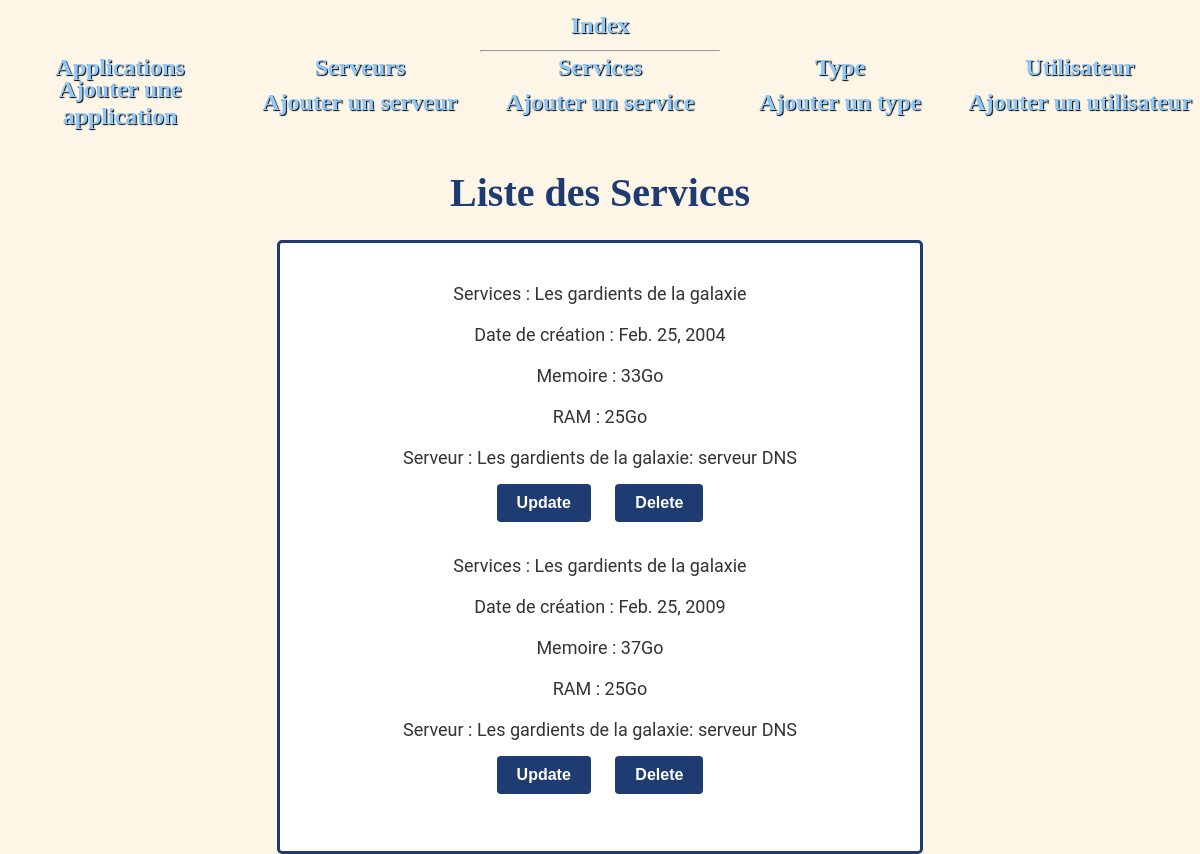
/adminsite/services/, run on an earlier commit of the app's database.
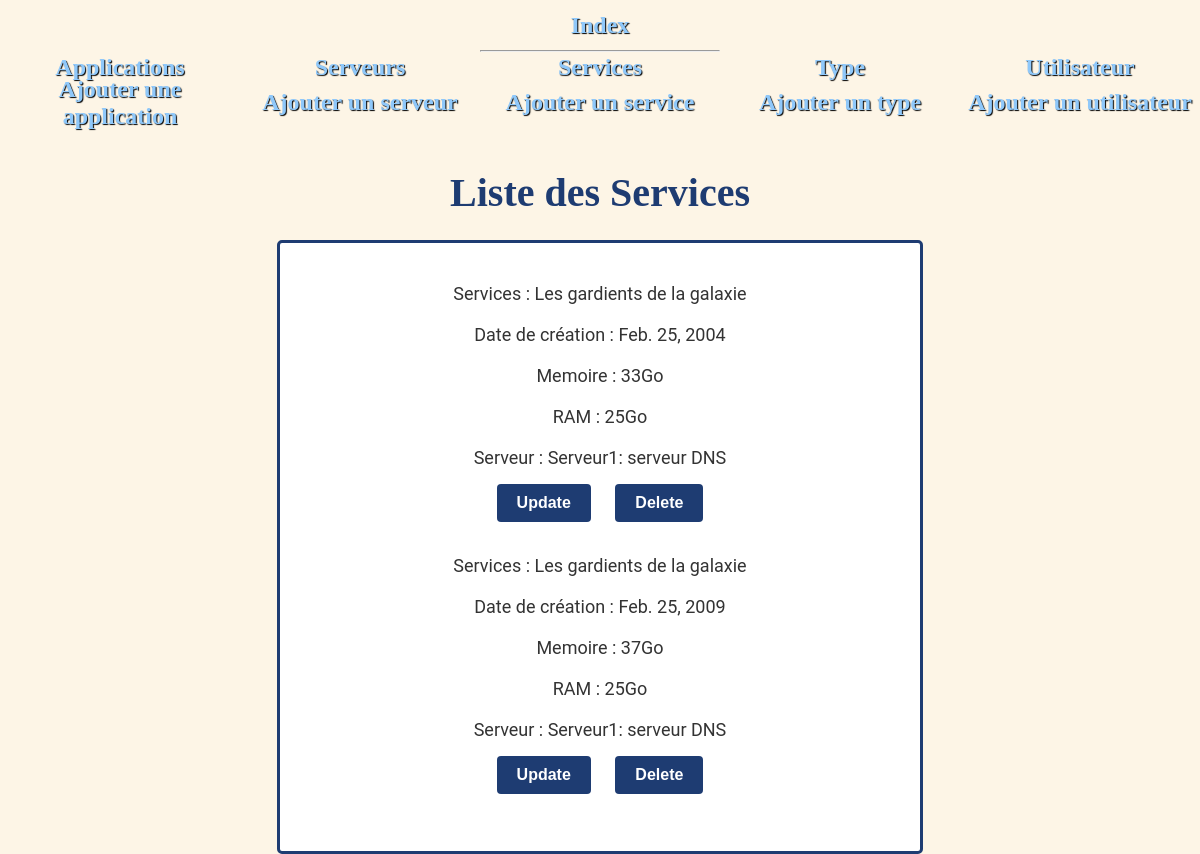
And on a later commit of the database.
### adminsite/models.py (models this page shows, shortened)
class Services(models.Model):
    nom = models.CharField(max_length=30)
    date = models.DateField()
    stockage_use = models.CharField(max_length=8)
    memoire_vive = models.CharField(max_length=8)
    serveur_lancement = models.ForeignKey(Serveurs, on_delete=models.CASCADE, null=True, related_name="serveur_lancement")

class Serveurs(models.Model):
    nom = models.CharField(max_length=100)
    type = models.ForeignKey(Types, on_delete=models.CASCADE, null=True, related_name="Type")
    processeur_choices =(("i3","i3"),("i5","i5"),("i7","i7"),("i9","i9"),("ryzen3","ryzen3"),("ryzen5","ryzen5"),("ryzen7","ryzen7"))
    processeur = models.CharField(max_length=20, choices=processeur_choices,null=True)
    memoire_choices = (("64Go","64Go"),("32Go","32Go"),("16Go","16Go"),("8Go","8Go"))
    memoire = models.CharField(max_length=20, choices=memoire_choices, null=True)
    stockage_choices =(("1To","1To"),("512Go","512Go"),("256Go","256Go"), ("128Go","128Go"), ("64Go","64Go"), ("32Go","32Go"))
    stockage = models.CharField(max_length=20, choices=stockage_choices, null=True)
    def __str__(self):
        return f" {self.nom}: serveur  {self.type}"

class Types(models.Model):
    test_choices = (("Apache","Apache"),("SQL","SQL"),("DNS","DNS"),("Proxy","Proxy"),("Imap","Imap"))
    type = models.CharField(max_length=20, choices=test_choices, null=True)
    description = models.TextField(null = True, blank = True)
    def __str__(self):
        return f"{self.type}"

### adminsite/services_views.py (the view)
# urls.py: path('', views.index),
def index(request):
    app = list(models.Services.objects.all())
    return render(request, 'adminsite/services/affiche.html',{"liste": app})

### adminsite/templates/adminsite/services/affiche.html (shortened to what this page needs)
<!DOCTYPE html>
<html lang="fr">
    {% extends "adminsite/main.html" %}
    {% block content %}
    <h2> Liste des Services</h2>
<div class="form">
<ol>
    {% for l in liste %}
    <p>Services : {{l.nom}}</p>
    <p>Date de création : {{l.date}}</p>
    <p>Memoire : {{l.stockage_use}}</p>
    <p>RAM : {{l.memoire_vive}}</p>
    <p>Serveur : {{l.serveur_lancement}}</p>
<a href="/adminsite/services/update/{{l.id}}/">
<input type="submit" value="Update" class="button">{% csrf_token %}</a>
<a href="/adminsite/services/delete/{{ l.id }}/" >
<input type="submit" value="Delete" class="button">{% csrf_token %}</a>
    {% endfor %}
</ol></div>
{% endblock %}

What changed in the data, as far as the page shows it:
changed through a linked row, Services "Feb. 25, 2004": serveur_lancement "Les gardients de la galaxie: serveur DNS" → "Serveur1: serveur DNS"
changed through a linked row, Services "Feb. 25, 2009": serveur_lancement "Les gardients de la galaxie: serveur DNS" → "Serveur1: serveur DNS"
